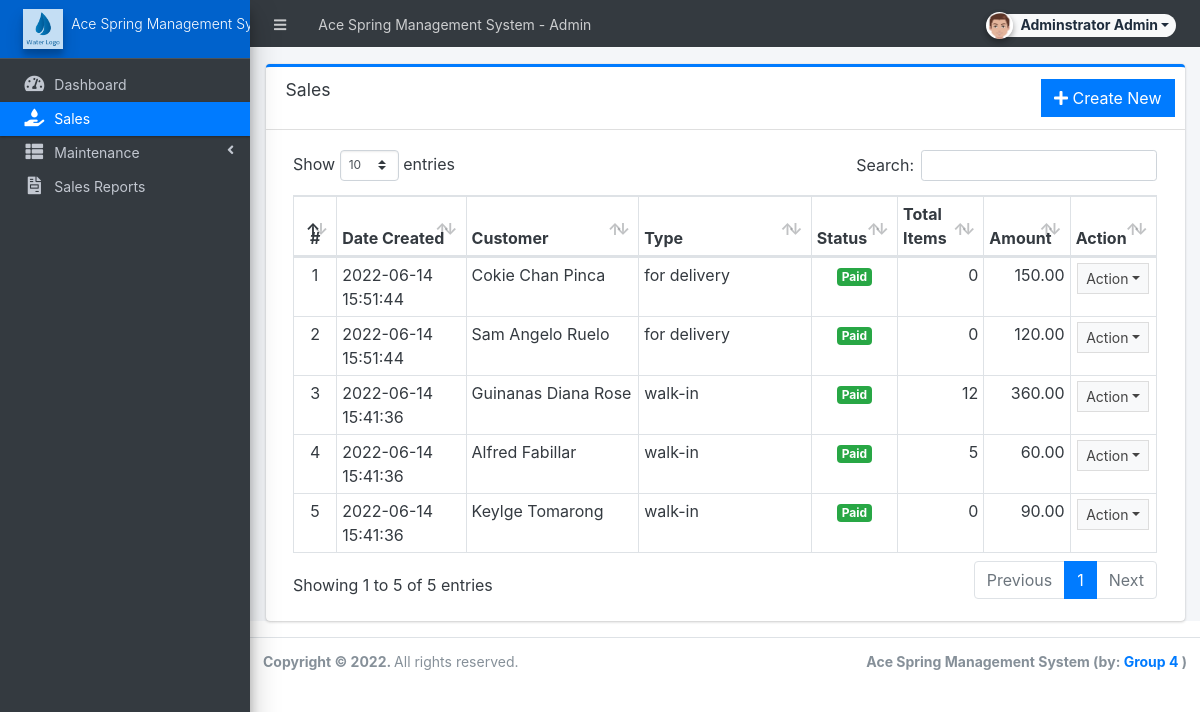
Screenshot of /admin/?page=sales (signed in) with the database file from the repository.
### tables this page shows
CREATE TABLE `sales` (
  `id` int(30) NOT NULL,
  `customer_name` text NOT NULL,
  `type` tinyint(4) NOT NULL DEFAULT 1 COMMENT '1 = walk-in, 2 = for delivery',
  `delivery_address` text NOT NULL,
  `amount` float NOT NULL,
  `status` tinyint(1) NOT NULL DEFAULT 0 COMMENT '0= Unpaid, 1=Paid',
  `date_created` datetime NOT NULL DEFAULT current_timestamp(),
  `date_updated` datetime DEFAULT NULL ON UPDATE current_timestamp()
);

### config.php (called while the page is built, shortened)
<?php
require_once('classes/DBConnection.php');
require_once('classes/SystemSettings.php');
function validate_image($file){
	if(!empty($file)){
		if(is_file(base_app.$file)){
			return base_url.$file;
		}else{
			return base_url.'dist/img/no-image-available.png';
		}
	}else{
		return base_url.'dist/img/no-image-available.png';
	}
}
function isMobileDevice(){
    $aMobileUA = array(
        '/iphone/i' => 'iPhone',
        '/ipod/i' => 'iPod',
        '/ipad/i' => 'iPad',
        '/android/i' => 'Android',
        '/blackberry/i' => 'BlackBerry',
        '/webos/i' => 'Mobile'
    );
    return false;
}
?>

### classes/DBConnection.php (called while the page is built, shortened)
<?php
class DBConnection{
    private $host = DB_SERVER;
    private $username = DB_USERNAME;
    private $password = DB_PASSWORD;
    private $database = DB_NAME;
    public $conn;
    public function __construct(){
        if (!isset($this->conn)) {
            $this->conn = new mysqli($this->host, $this->username, $this->password, $this->database);
        }
    }
}
?>

### admin/sales/index.php (the view, shortened to what this page needs)
<div class="card card-outline card-primary">
	<div class="card-header">
		<h3 class="card-title">Sales</h3>
		<div class="card-tools">
			<a href="?page=sales/manage_sales" class="btn btn-flat btn-primary"><span class="fas fa-plus"></span>  Create New</a>
		</div>
	</div>
	<div class="card-body">
        <div class="container-fluid">
			<table class="table table-bordered table-stripped" id="indi-list">
				<colgroup>
					<col width="5%">
					<col width="15%">
					<col width="20%">
					<col width="20%">
					<col width="10%">
					<col width="10%">
					<col width="10%">
					<col width="10%">
				</colgroup>
				<thead>
					<tr>
						<th class="text-center">#</th>
						<th>Date Created</th>
						<th>Customer</th>
						<th>Type</th>
						<th>Status</th>
						<th>Total Items</th>
						<th>Amount</th>
						<th>Action</th>
					</tr>
				</thead>
				<tbody>
					<?php
					$i = 1;
						$qry = $conn->query("SELECT * from `sales` t order by unix_timestamp(date_created) desc ");
						while($row = $qry->fetch_assoc()):
							$item_count = $conn->query("SELECT sum(quantity) as total FROM sales_items where sales_id = '{$row['id']}' ")->fetch_array()['total'];
					?>
						<tr>
							<td class="text-center"><?php echo $i++; ?></td>
							<td><?php echo $row['date_created'] ?></td>
							<td><?php echo $row['customer_name'] ?></td>
							<td><?php echo ($row['type'] == 1)? "walk-in" : "for delivery" ?>
							<td class="text-center"><?php echo ($row['status'] == 1)? "<span class='badge badge-success'>Paid</span>" : "<span class='badge badge-primary'>Unpaid</span>" ?>
							<td class='text-right'><?php echo number_format($item_count) ?></td>
							<td class='text-right'><?php echo number_format($row['amount'],2) ?></td>
							<td align="center">
								 <button type="button" class="btn btn-flat btn-default btn-sm dropdown-toggle dropdown-icon" data-toggle="dropdown">
				                  		Action
				                  </button>
							</td>
						</tr>
					<?php endwhile; ?>
				</tbody>
			</table>
		</div>
	</div>
</div>

### admin/index.php (shortened to what this page needs)
<?php require_once('../config.php'); ?>
 <!DOCTYPE html>
<html lang="en" class="" style="height: auto;">
<?php require_once('inc/header.php') ?>
  <body class="sidebar-mini layout-fixed control-sidebar-slide-open layout-navbar-fixed sidebar-mini-md sidebar-mini-xs" data-new-gr-c-s-check-loaded="14.991.0" data-gr-ext-installed="" style="height: auto;">
    <div class="wrapper">
     <?php require_once('inc/topBarNav.php') ?>
     <?php require_once('inc/navigation.php') ?>
     <?php $page = isset($_GET['page']) ? $_GET['page'] : 'home';  ?>
      <div class="content-wrapper pt-3" style="min-height: 567.854px;">
        <section class="content  text-dark">
          <div class="container-fluid">
            <?php
              if(!file_exists($page.".php") && !is_dir($page)){
                  include '404.html';
              }else{
                if(is_dir($page))
                  include $page.'/index.php';
                else
                  include $page.'.php';
              }
            ?>
          </div>
        </section>
      </div>
      <?php require_once('inc/footer.php') ?>
  </body>
</html>

### admin/inc/header.php (shortened to what this page needs)
<head>
    <link rel="stylesheet" href="<?php echo base_url ?>plugins/fontawesome-free/css/all.min.css">
    <link rel="stylesheet" href="<?php echo base_url ?>plugins/tempusdominus-bootstrap-4/css/tempusdominus-bootstrap-4.min.css">
  <link rel="stylesheet" href="<?php echo base_url ?>plugins/datatables-bs4/css/dataTables.bootstrap4.min.css">
  <link rel="stylesheet" href="<?php echo base_url ?>plugins/datatables-responsive/css/responsive.bootstrap4.min.css">
  <link rel="stylesheet" href="<?php echo base_url ?>plugins/datatables-buttons/css/buttons.bootstrap4.min.css">
  <link rel="stylesheet" href="<?php echo base_url ?>plugins/datatables-select/css/select.bootstrap4.min.css">
  <link rel="stylesheet" href="<?php echo base_url ?>plugins/select2/css/select2.min.css">
  <link rel="stylesheet" href="<?php echo base_url ?>plugins/select2-bootstrap4-theme/select2-bootstrap4.min.css">
    <link rel="stylesheet" href="<?php echo base_url ?>plugins/icheck-bootstrap/icheck-bootstrap.min.css">
    <link rel="stylesheet" href="<?php echo base_url ?>plugins/jqvmap/jqvmap.min.css">
    <link rel="stylesheet" href="<?php echo base_url ?>dist/css/adminlte.css">
    <link rel="stylesheet" href="<?php echo base_url ?>dist/css/custom.css">
    <link rel="stylesheet" href="<?php echo base_url ?>plugins/overlayScrollbars/css/OverlayScrollbars.min.css">
    <link rel="stylesheet" href="<?php echo base_url ?>plugins/daterangepicker/daterangepicker.css">
    <link rel="stylesheet" href="<?php echo base_url ?>plugins/summernote/summernote-bs4.min.css">
  <link rel="stylesheet" href="<?php echo base_url ?>plugins/sweetalert2-theme-bootstrap-4/bootstrap-4.min.css">
  <link rel="stylesheet" href="<?php echo base_url ?>plugins/fullcalendar/main.css">
  </head>

### admin/inc/topBarNav.php (shortened to what this page needs)
<nav class="main-header navbar navbar-expand navbar-dark border border-light border-top-0  border-left-0 border-right-0 navbar-light text-sm">
  <ul class="navbar-nav">
    <li class="nav-item">
    <a class="nav-link" data-widget="pushmenu" href="#" role="button"><i class="fas fa-bars"></i></a>
    </li>
    <li class="nav-item d-none d-sm-inline-block">
      <a href="<?php echo base_url ?>" class="nav-link"><?php echo (!isMobileDevice()) ? $_settings->info('name'):$_settings->info('short_name'); ?> - Admin</a>
    </li>
  </ul>
  <ul class="navbar-nav ml-auto">
    <li class="nav-item">
      <div class="btn-group nav-link">
            <button type="button" class="btn btn-rounded badge badge-light dropdown-toggle dropdown-icon" data-toggle="dropdown">
              <span><img src="<?php echo validate_image($_settings->userdata('avatar')) ?>" class="img-circle elevation-2 user-img" alt="User Image"></span>
              <span class="ml-3"><?php echo ucwords($_settings->userdata('firstname').' '.$_settings->userdata('lastname')) ?></span>
            </button>
        </div>
    </li>
  </ul>
</nav>

### admin/inc/navigation.php (shortened to what this page needs)
<aside class="main-sidebar sidebar-dark-primary elevation-4 sidebar-no-expand">
  <a href="<?php echo base_url ?>admin" class="brand-link bg-primary text-sm">
  <img src="<?php echo validate_image($_settings->info('logo'))?>" alt="Store Logo" class="brand-image  elevation-3" style="opacity: .8;width: 2.5rem;height: 2.5rem;max-height: unset">
  <span class="brand-text font-weight-light"><?php echo $_settings->info('short_name') ?></span>
  </a>
  <div class="sidebar os-host os-theme-light os-host-overflow os-host-overflow-y os-host-resize-disabled os-host-transition os-host-scrollbar-horizontal-hidden">
    <div class="os-content-glue" style="margin: 0px -8px; width: 249px; height: 646px;"></div>
    <div class="os-padding">
      <div class="os-viewport os-viewport-native-scrollbars-invisible" style="overflow-y: scroll;">
        <div class="os-content" style="padding: 0px 8px; height: 100%; width: 100%;">
          <nav class="mt-4">
             <ul class="nav nav-pills nav-sidebar flex-column text-sm nav-compact nav-flat nav-child-indent nav-collapse-hide-child" data-widget="treeview" role="menu" data-accordion="false">
              <li class="nav-item dropdown">
                <a href="./" class="nav-link nav-home">
                  <i class="nav-icon fas fa-tachometer-alt"></i>
                  <p>
                    Dashboard
                  </p>
                </a>
              </li>
              <li class="nav-item dropdown">
                <a href="<?php echo base_url ?>admin/?page=sales" class="nav-link nav-sales">
                  <i class="nav-icon fas fa-hand-holding-water"></i>
                  <p>
                    Sales
                  </p>
                </a>
              </li>
              <li class="nav-item">
                <a href="#" class="nav-link tree-item nav-maintenance nav-deposit nav-jar_type nav-supplies">
                  <i class="nav-icon fas fa-th-list"></i>
                  <p>
                    Maintenance
                    <i class="right fas fa-angle-left"></i>
                  </p>
                </a>
              </li>
              <li class="nav-item dropdown">
                <a href="<?php echo base_url ?>admin/?page=reports" class="nav-link nav-reports">
                  <i class="nav-icon fas fa-file-invoice"></i>
                  <p>
                    Sales Reports
                  </p>
                </a>
              </li>
        </div>
      </div>
    </div>
  </div>
</aside>

### admin/inc/footer.php (shortened to what this page needs)
<footer class="main-footer text-sm">
        <strong>Copyright © <?php echo date('Y') ?>.
        </strong>
        All rights reserved.
        <div class="float-right d-none d-sm-inline-block">
          <b><?php echo $_settings->info('short_name') ?> (by: <a href="mailto:dianaroseguinanas@gmail.com" target="blank">Group 4</a> )</b>
        </div>
      </footer>
    </div>

### admin/inc/topBarNav.php (style rules this page uses)
.user-img { position: absolute; height: 27px; width: 27px; object-fit: cover; left: -7%; top: -12%; }
.btn-rounded { border-radius: 50px; }

### rows the page displays
sales: date_created "2022-06-14 15:51:44", customer_name "Cokie Chan Pinca", type "for delivery", status "Paid", item_count "0", amount "150.00"
sales: date_created "2022-06-14 15:51:44", customer_name "Sam Angelo Ruelo", type "for delivery", status "Paid", item_count "0", amount "120.00"
sales: date_created "2022-06-14 15:41:36", customer_name "Guinanas Diana Rose", type "walk-in", status "Paid", item_count "12", amount "360.00"
sales: date_created "2022-06-14 15:41:36", customer_name "Alfred Fabillar", type "walk-in", status "Paid", item_count "5", amount "60.00"
sales: date_created "2022-06-14 15:41:36", customer_name "Keylge Tomarong", type "walk-in", status "Paid", item_count "0", amount "90.00"

### other values shown
$_settings->info('name') "Ace Spring Management System"
$_settings->userdata('firstname').' '.$_settings->userdata('lastname') "Adminstrator Admin"
$_settings->info('short_name') "Ace Spring Management…"
$_settings->info('short_name') "Ace Spring Management System"
